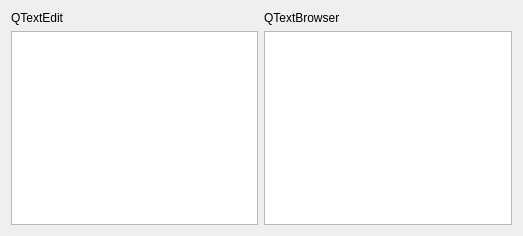
<?xml version="1.0" encoding="UTF-8"?>
<ui version="4.0">
 <class>Form</class>
 <widget class="QWidget" name="Form">
  <property name="geometry">
   <rect>
    <x>0</x>
    <y>0</y>
    <width>523</width>
    <height>236</height>
   </rect>
  </property>
  <property name="windowTitle">
   <string>Form</string>
  </property>
  <layout class="QGridLayout" name="gridLayout">
   <item row="0" column="0">
    <widget class="QLabel" name="edit_label">
     <property name="text">
      <string>QTextEdit</string>
     </property>
    </widget>
   </item>
   <item row="0" column="1">
    <widget class="QLabel" name="browser_label">
     <property name="text">
      <string>QTextBrowser</string>
     </property>
    </widget>
   </item>
   <item row="1" column="0">
    <widget class="QTextEdit" name="text_edit"/>
   </item>
   <item row="1" column="1">
    <widget class="QTextBrowser" name="text_browser"/>
   </item>
  </layout>
 </widget>
 <resources/>
 <connections/>
</ui>
